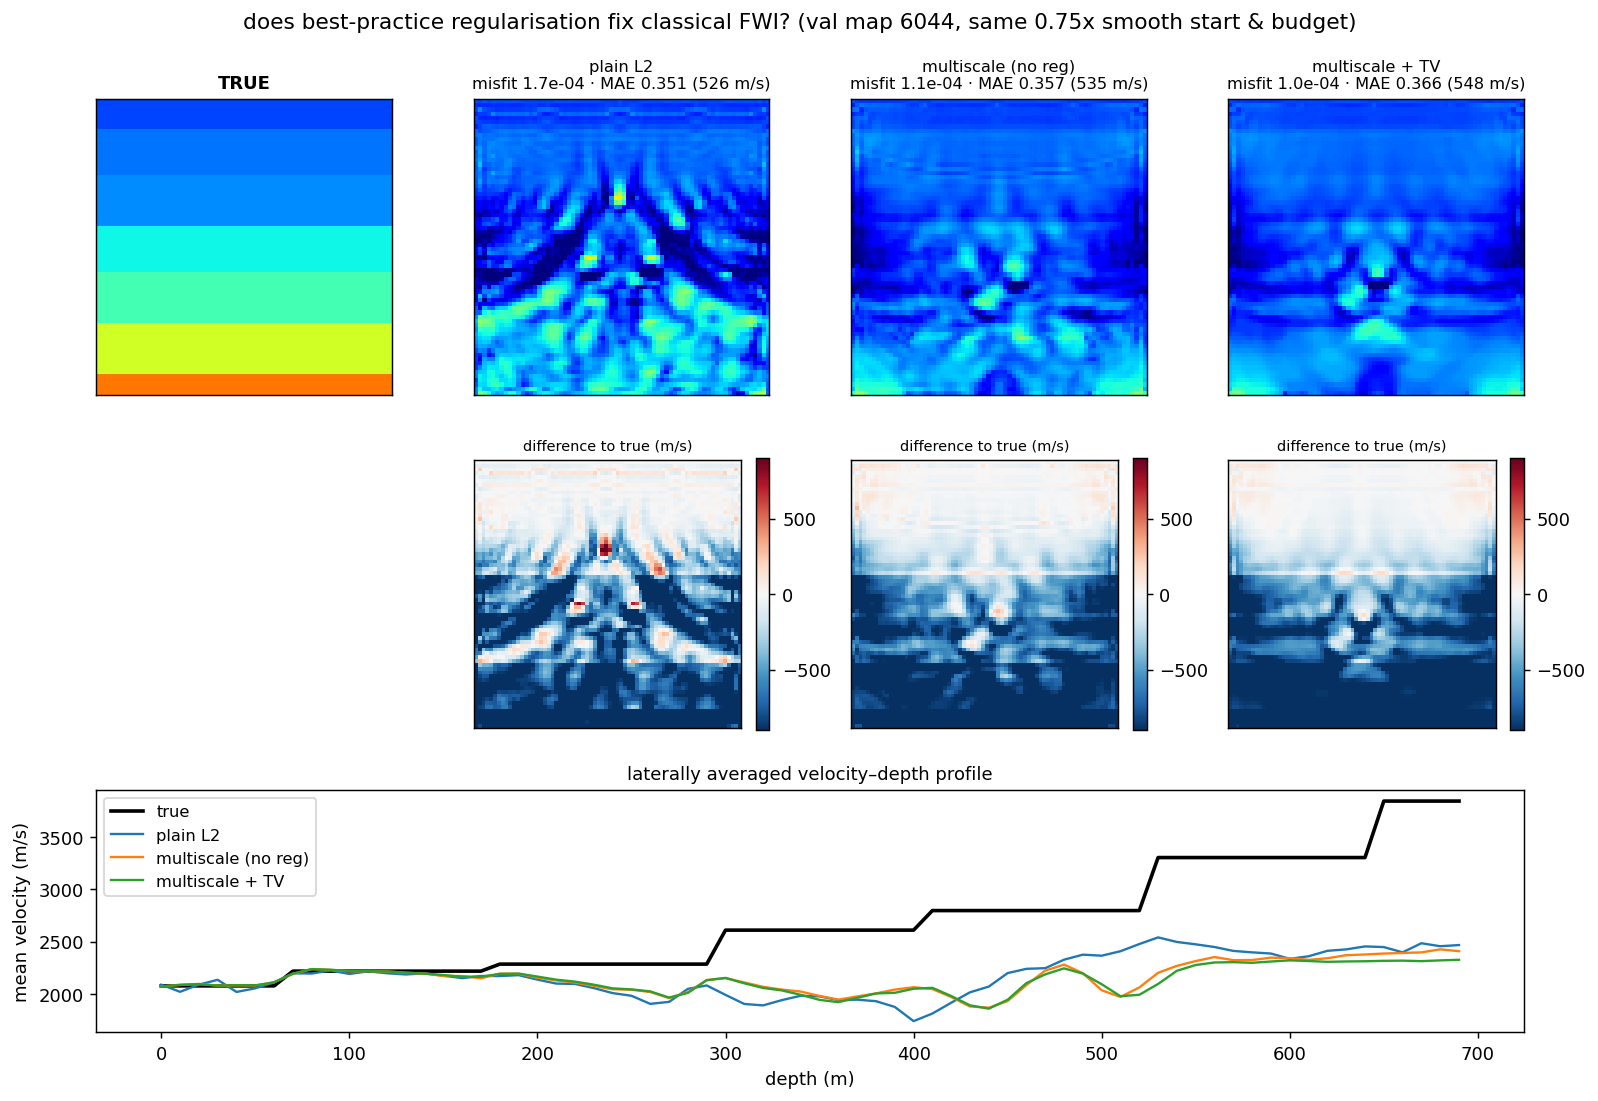

Write the Python code that produced this figure.
"""Best-practice classical FWI on the 0004 example pair: does regularisation close the
gap between the trapped model and the truth?

Follow-up to ``cycle_skipping_escape.py`` / ``cycle_skipping_barrier.py``, which showed
that from a 25%-slow smoothed start, *unregularised* FWI (plain L2, multiscale, envelope)
fits d_obs to ~1e-4 while remaining ~18% (500+ m/s) wrong — artifact-soup models drawn
from the null space of the surface-only acquisition. The question here: how much of that
gap was self-inflicted by doing FWI naively? We assemble the standard toolkit of a
"properly done" classical inversion and measure what remains:

  * multiscale frequency continuation (3 -> 6 -> full Hz), the cycle-skip fix;
  * total-variation (TV) regularisation with weight continuation (strong -> weak), the
    standard choice for blocky layered media — it kills the high-frequency artifact
    models that fit the data but look nothing like geology;
  * box constraints (velocity clamped to the physical range);
  * same optimiser, start, and iteration budget as the unregularised runs, so the only
    new ingredient is the regularisation.

Three runs are compared: plain L2 (the naive baseline), multiscale (no reg), and
multiscale + TV ("best practice"). The figure shows recovered maps, difference maps to
truth in m/s, depth profiles, and the MAE/misfit trade-off.

Run from the repo root (uses the GPU if present):
    uv run python FWI_problem_exploration/classical_fwi_regularised.py
"""
import os

import matplotlib.pyplot as plt
import numpy as np
import torch
import torch.nn.functional as F

from physics_informed_flow_map.flow_matching.datasets import OpenFWIDatasetConfig
from physics_informed_flow_map.flow_matching.openfwi import VMAX, VMIN
from physics_informed_flow_map.inversion.bridge import held_out_targets
from physics_informed_flow_map.physics.forward import simulate

OUT_DIR = os.path.dirname(os.path.abspath(__file__))
TARGET_INDEX = 0
START_ALPHA = 0.75
SMOOTH_KERNEL = 21
LR = 2e-2
DT = 1e-3
# stages: (low-pass Hz | None for full band, TV weight, iters). Same 500-iter budget.
STAGES_PLAIN = [(None, 0.0, 500)]
STAGES_MULTI = [(3.0, 0.0, 150), (6.0, 0.0, 150), (None, 0.0, 200)]
STAGES_TV = [(3.0, 3e-3, 150), (6.0, 1e-3, 150), (None, 3e-4, 200)]


def to_mps(x_norm: torch.Tensor) -> torch.Tensor:
    return (x_norm + 1.0) / 2.0 * (VMAX - VMIN) + VMIN


def to_norm(v_mps: torch.Tensor) -> torch.Tensor:
    return (v_mps - VMIN) / (VMAX - VMIN) * 2.0 - 1.0


def lowpass(d: torch.Tensor, cutoff_hz: float) -> torch.Tensor:
    nt = d.shape[-1]
    f = torch.fft.rfftfreq(nt, DT).to(d.device)
    taper = torch.clamp((1.5 * cutoff_hz - f) / (0.5 * cutoff_hz), 0.0, 1.0)
    mask = 0.5 - 0.5 * torch.cos(np.pi * taper)
    return torch.fft.irfft(torch.fft.rfft(d, dim=-1) * mask, n=nt, dim=-1)


def tv(x: torch.Tensor) -> torch.Tensor:
    """Isotropic total variation of the normalised map (mean over pixels)."""
    dy = x[1:, :] - x[:-1, :]
    dx = x[:, 1:] - x[:, :-1]
    return (dy[:, :-1] ** 2 + dx[:-1, :] ** 2 + 1e-8).sqrt().mean()


def rel(pred: torch.Tensor, obs: torch.Tensor) -> torch.Tensor:
    return ((pred - obs) ** 2).sum() / (obs**2).sum().clamp_min(1e-12)


def run_fwi(d_obs: torch.Tensor, x0: torch.Tensor, stages):
    x = x0.clone().requires_grad_(True)
    opt = torch.optim.Adam([x], lr=LR)
    for cutoff, w_tv, iters in stages:
        d_ref = d_obs if cutoff is None else lowpass(d_obs, cutoff)
        for _ in range(iters):
            opt.zero_grad()
            pred = simulate(to_mps(x))
            if cutoff is not None:
                pred = lowpass(pred, cutoff)
            loss = rel(pred, d_ref) + w_tv * tv(x)
            loss.backward()
            opt.step()
            with torch.no_grad():
                x.clamp_(-1.0, 1.0)
    return x.detach()


def main() -> None:
    dev = torch.device("cuda" if torch.cuda.is_available() else "cpu")
    gidx, v_true = held_out_targets(OpenFWIDatasetConfig(), TARGET_INDEX + 1)[TARGET_INDEX]
    v_true = v_true.to(dev)
    d_obs = simulate(v_true).detach()

    k = SMOOTH_KERNEL
    v_smooth = F.avg_pool2d(v_true[None, None], k, stride=1, padding=k // 2,
                            count_include_pad=False)[0, 0]
    x0 = to_norm((v_smooth * START_ALPHA).clamp(VMIN, VMAX))
    v_true_norm = to_norm(v_true)

    methods = {
        "plain L2": STAGES_PLAIN,
        "multiscale (no reg)": STAGES_MULTI,
        "multiscale + TV": STAGES_TV,
    }
    results = {}
    print(f"val map {gidx} · start MAE {float((x0 - v_true_norm).abs().mean()):.3f}")
    for name, stages in methods.items():
        x_hat = run_fwi(d_obs, x0, stages)
        v_hat = to_mps(x_hat)
        mis = float(rel(simulate(v_hat).detach(), d_obs))
        mae_norm = float((x_hat - v_true_norm).abs().mean())
        mae_mps = float((v_hat - v_true).abs().mean())
        results[name] = (v_hat.cpu(), mis, mae_norm, mae_mps)
        print(f"  {name:22s} rel misfit {mis:.2e}   MAE {mae_norm:.3f} ({mae_mps:.0f} m/s)")

    _plot(v_true.cpu(), results, gidx)


def _plot(v_true, results, gidx) -> None:
    names = list(results)
    ncols = 1 + len(names)
    fig = plt.figure(figsize=(3.1 * ncols, 8.6))
    gs = fig.add_gridspec(3, ncols, height_ratios=[1.25, 1.25, 1.0])

    ax = fig.add_subplot(gs[0, 0])
    ax.imshow(v_true, cmap="jet", vmin=VMIN, vmax=VMAX)
    ax.set_title("TRUE", fontsize=10, weight="bold")
    ax.set_xticks([]); ax.set_yticks([])
    fig.add_subplot(gs[1, 0]).axis("off")

    for c, n in enumerate(names, start=1):
        v_hat, mis, mae_norm, mae_mps = results[n]
        ax = fig.add_subplot(gs[0, c])
        ax.imshow(v_hat, cmap="jet", vmin=VMIN, vmax=VMAX)
        ax.set_title(f"{n}\nmisfit {mis:.1e} · MAE {mae_norm:.3f} ({mae_mps:.0f} m/s)",
                     fontsize=9)
        ax.set_xticks([]); ax.set_yticks([])
        ax = fig.add_subplot(gs[1, c])
        im = ax.imshow(v_hat - v_true, cmap="RdBu_r", vmin=-900, vmax=900)
        ax.set_title("difference to true (m/s)", fontsize=8)
        ax.set_xticks([]); ax.set_yticks([])
        fig.colorbar(im, ax=ax, fraction=0.046)

    # depth profiles: laterally averaged velocity vs depth
    ax = fig.add_subplot(gs[2, :])
    depth = np.arange(v_true.shape[0]) * 10.0
    ax.plot(depth, v_true.numpy().mean(axis=1), "k-", lw=2.0, label="true")
    for n in names:
        ax.plot(depth, results[n][0].numpy().mean(axis=1), lw=1.3, label=n)
    ax.set_xlabel("depth (m)"); ax.set_ylabel("mean velocity (m/s)")
    ax.legend(fontsize=9)
    ax.set_title("laterally averaged velocity–depth profile", fontsize=10)

    fig.suptitle(
        f"does best-practice regularisation fix classical FWI? (val map {gidx}, "
        f"same {START_ALPHA}x smooth start & budget)", fontsize=12,
    )
    fig.tight_layout()
    out = os.path.join(OUT_DIR, "classical_fwi_regularised.png")
    fig.savefig(out, dpi=130, bbox_inches="tight"); plt.close(fig)
    print(f"Saved -> {out}")


if __name__ == "__main__":
    main()
